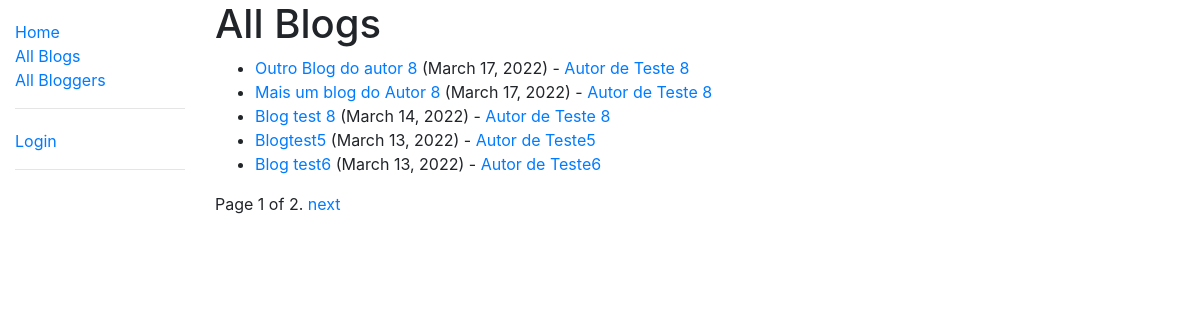
/blog/all_blogs/, run on the app's committed database.
### web/models.py (models this page shows, shortened)
class Blog(models.Model):
    title = models.CharField(max_length=100, help_text='Blog title')
    slug = models.SlugField(max_length=100, null=True, blank=True, db_index=True, help_text='for URL purposes.')
    post_date = models.DateField(auto_now_add=True)
    author = models.ForeignKey(Blogger, on_delete=models.SET_NULL, null=True)
    description = models.TextField(max_length=2000)
    comments = models.ManyToManyField(Comment, blank=True, help_text='comments for this post', editable=False)
    def get_absolute_url(self):
        return reverse('blog_detail', args=[self.slug])

class Blogger(models.Model):
    first_name = models.CharField(max_length=64,  null=True, help_text='Blogger first name')
    last_name = models.CharField(max_length=64, null=True, help_text='Blogger last name')
    slug = models.SlugField(max_length=128, null=True, blank=True, db_index=True, help_text='for URL purposes')
    bio = models.TextField(max_length=2000, null=True, blank=True)
    blogs = models.ManyToManyField('Blog', blank=True, help_text='blogs written by this author', editable=True, )
    def __str__(self):
        return f'{self.first_name} {self.last_name}'
    def get_absolute_url(self):
        return reverse('blogger_detail', args=[self.slug])

### web/views.py (the view)
# urls.py: path('all_blogs/', views.BlogsListView.as_view(), name='all_blogs'),
class BlogsListView(generic.ListView):
    model = Blog
    ordering = ['-post_date']  # Ordena a lista por data de postagem (mais recente).
    paginate_by = 5

### web/templates/web/blog_list.html (shortened to what this page needs)
{% extends "base.html" %}
{% block content %}
    <h1>All Blogs</h1>
    {% if blog_list %}
        <ul>
            {% for blog in blog_list %}
                <li>
                    <a href="{{ blog.get_absolute_url }}">{{ blog.title }}</a> ({{ blog.post_date }}) -
                    <a href="{{ blog.author.get_absolute_url }}">{{ blog.author }}</a>
                </li>
            {% endfor %}
        </ul>
    {% else %}
        <P>There are no blogs</P>
    {% endif %}
{% endblock %}

### data on the page
Blog: title "Outro Blog do autor 8", post_date "March 17, 2022", author "Autor de Teste 8"
Blog: title "Mais um blog do Autor 8", post_date "March 17, 2022", author "Autor de Teste 8"
Blog: title "Blog test 8", post_date "March 14, 2022", author "Autor de Teste 8"
Blog: title "Blogtest5", post_date "March 13, 2022", author "Autor de Teste5"
Blog: title "Blog test6", post_date "March 13, 2022", author "Autor de Teste6"

### other printed values
{{ page_obj.number }} "1"
{{ page_obj.paginator.num_pages }} "2"
